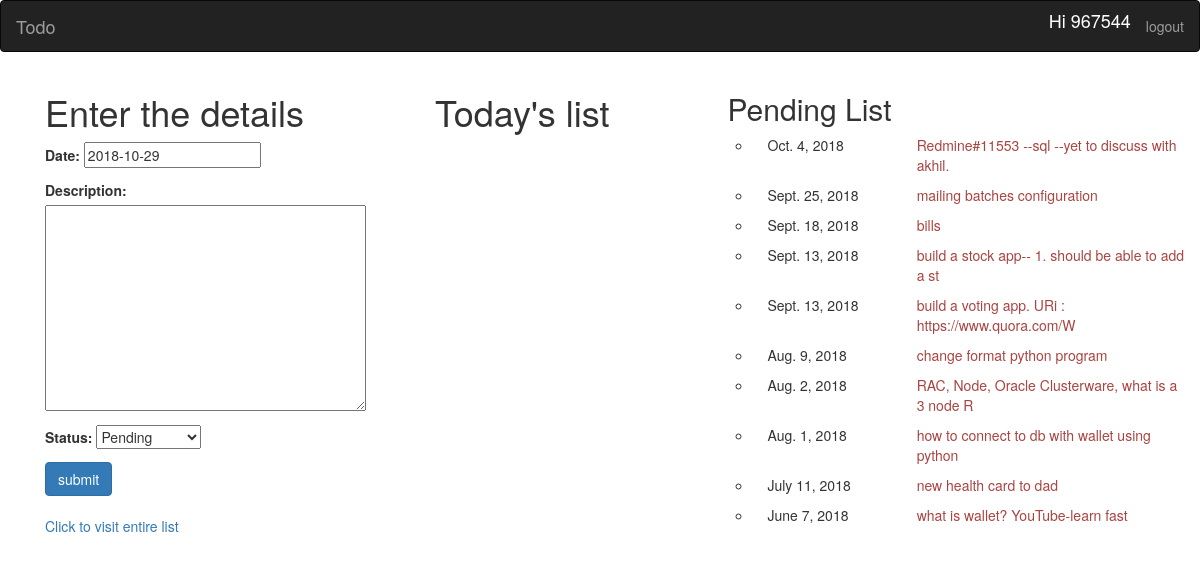
/todo/register/ (signed in), run on the app's committed database.
### Todoapp/models.py (models this page shows, shortened)
class Todomodel(models.Model):
	CHOICES_STATUS = (('1', 'Pending',), ('2', 'Done',),('3','Not Required'),('4','Delete'))
	date = models.DateField(default = date.today()) #date.today()
	description = models.TextField(max_length = 500,blank=False)
	status = models.CharField(choices=CHOICES_STATUS,max_length=10,default='Pending')
	employee_num = models.ForeignKey(User,on_delete=models.CASCADE)

### Todoapp/views.py (the view, shortened to what this page needs)
# urls.py: url(r'register/',views.register,name='register'),
def register(request):
	todoform = Todoform() #just for displaying empty form
	list = Todomodel.objects.filter(date=datetime.date.today(),employee_num = request.user)
	pending_list = Todomodel.objects.filter(status='1',employee_num = request.user).order_by('-date')
	return render (request,'Todoapp/register.html',{'todoform':todoform,'list':list,'pending_list':pending_list})

### Todoapp/forms.py
class Todoform(forms.ModelForm):
	class Meta:
		model = Todomodel
		fields = ['date','description','status']

### Todoapp/templates/Todoapp/register.html (shortened to what this page needs)
{%extends 'base.html'%}
{%block body%}
	<div class="container">
		<div class="row">
		    <div class="col-sm-4">
			<h1>Enter the details</h1>
				<form method = "POST">
					{{todoform.as_p}}
				    <button class="btn btn-primary" type = 'submit'>submit</button>
				</form><br/>
				<a href="{% url 'todoapp:list' %}">Click to visit entire list</a>
			</div>
		    <div class="col-sm-3">
			<h1>Today's list</h1>
			</div>
			<div class="col-sm-5">
			<h2>Pending List</h2>
			{%for item in pending_list%}
				<ul>
					<div class ='row'>
					<li type = 'circle'>
					<div class ='col-sm-4'>
					{{item.date}}
					</div>
					<div class = 'col-sm-8'><span class="pull-left">
					<a class = "text-danger" href="{%url 'todoapp:edit' item.pk%}">{{item.description|slice:":50" }}</a> <br>
					</div>
					</li>
					</div>
				</ul>
			{%endfor%}
			</div>
		</div>
	</div>
{% endblock %}

### templates/base.html (shortened to what this page needs)
<!DOCTYPE html>
<HTML>
<head>
	<link rel="stylesheet" href="https://maxcdn.bootstrapcdn.com/bootstrap/3.3.7/css/bootstrap.min.css">
</head>
<body>
<nav class="navbar navbar-inverse" >
  <div class="container-fluid">
    <div class="navbar-header">
      <a class="navbar-brand" href="{% url 'accounts:home' %}">Todo</a>
    </div>
    <ul class="nav navbar-nav navbar-right">
    	{% if user.is_authenticated %}
    	<li><h4><font color='white'><center>Hi {{ user.username }}</center></font></h4></li>
    	<li><a href='#' onclick="document.getElementById('logoutform').submit()">logout</a></li>
    	{% else %}
    	<li><a href="{% url 'accounts:login' %}">Login</a></li>
    	<li><a href="{% url 'accounts:signup' %}">Signup</a></li>
    	{% endif %}
    </ul>
  </div>
</nav>
<div class="container">
{%block body%}
{% endblock %}
</div>
</body>
</html>

### data on the page
Todomodel: date "Oct. 4, 2018", description "Redmine#11553 --sql --yet to discuss with akhil."
Todomodel: date "Sept. 25, 2018", description "mailing batches configuration"
Todomodel: date "Sept. 18, 2018", description "bills"
Todomodel: date "Sept. 13, 2018", description "build a stock app-- 1. should be able to add a st"
Todomodel: date "Sept. 13, 2018", description "build a voting app. URi : https://www.quora.com/W"
Todomodel: date "Aug. 9, 2018", description "change format python program"
Todomodel: date "Aug. 2, 2018", description "RAC, Node, Oracle Clusterware, what is a 3 node R"
Todomodel: date "Aug. 1, 2018", description "how to connect to db with wallet using python"
Todomodel: date "July 11, 2018", description "new health card to dad"
Todomodel: date "June 7, 2018", description "what is wallet? YouTube-learn fast"

### other printed values
{{ user.username }} "967544"
